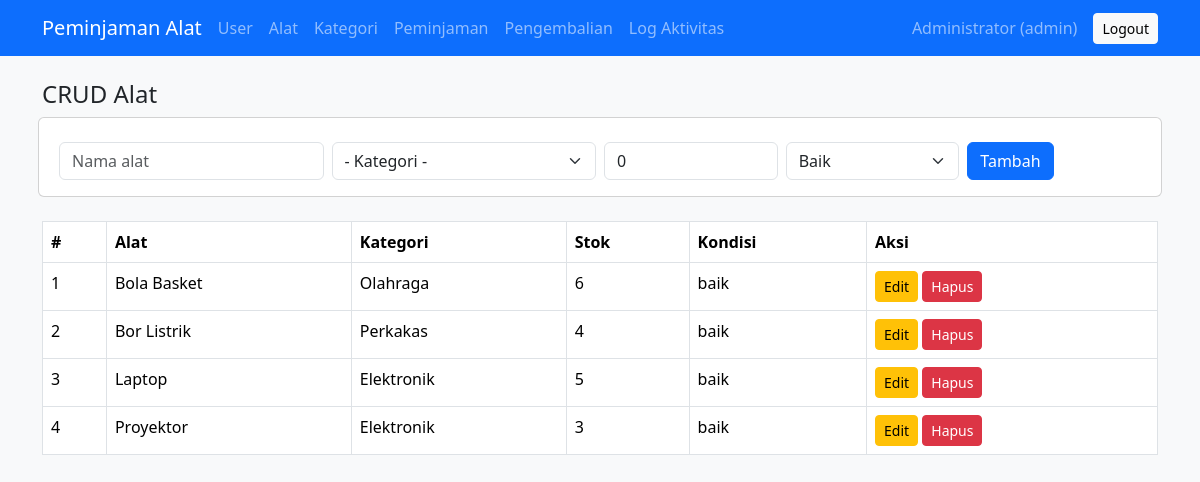
Screenshot of /admin/alat.php (signed in) with the database file from the repository.
### tables this page shows
CREATE TABLE alat(
 id INT AUTO_INCREMENT PRIMARY KEY, nama_alat VARCHAR(100) NOT NULL,
 kategori_id INT NULL, stok INT NOT NULL DEFAULT 0,
 kondisi ENUM('baik','rusak ringan','rusak berat') DEFAULT 'baik',
 FOREIGN KEY (kategori_id) REFERENCES kategori(id) ON DELETE SET NULL);

CREATE TABLE kategori(
 id INT AUTO_INCREMENT PRIMARY KEY, nama_kategori VARCHAR(100) NOT NULL);

### admin/alat.php (the view, shortened to what this page needs)
<?php
require '../config.php';
$edit = isset($_GET['edit']) ? q("SELECT * FROM alat WHERE id=?", [(int)$_GET['edit']], 'i')->fetch_assoc() : null;
$rows = q("SELECT a.*, k.nama_kategori FROM alat a LEFT JOIN kategori k ON k.id=a.kategori_id ORDER BY a.nama_alat")->fetch_all(MYSQLI_ASSOC);
$kat = pilih("SELECT id, nama_kategori AS label FROM kategori ORDER BY nama_kategori");
$judul = 'CRUD Alat';
include '../inc/header.php';
?>
<form method="post" class="card card-body mb-4 row g-2 flex-row">
  <div class="col-md-3"><input name="nama_alat" class="form-control" placeholder="Nama alat" value="<?= e($edit['nama_alat'] ?? '') ?>" required></div>
  <div class="col-md-3"><select name="kategori_id" class="form-select">
      <option value="0">- Kategori -</option><?php opt($kat, $edit['kategori_id'] ?? '') ?>
    </select></div>
  <div class="col-md-2"><input type="number" min="0" name="stok" class="form-control" placeholder="Stok" value="<?= e($edit['stok'] ?? 0) ?>" required></div>
  <div class="col-md-2"><select name="kondisi" class="form-select"><?php opt(['baik' => 'Baik', 'rusak ringan' => 'Rusak ringan', 'rusak berat' => 'Rusak berat'], $edit['kondisi'] ?? '') ?></select></div>
  <div class="col-md-2"><button class="btn btn-primary"><?= $edit ? 'Update' : 'Tambah' ?></button></div>
</form>
<table class="table table-bordered bg-white">
  <thead>
    <tr>
      <th>#</th>
      <th>Alat</th>
      <th>Kategori</th>
      <th>Stok</th>
      <th>Kondisi</th>
      <th>Aksi</th>
    </tr>
  </thead>
  <tbody>
    <?php foreach ($rows as $i => $r): ?><tr>
        <td><?= $i + 1 ?></td>
        <td><?= e($r['nama_alat']) ?></td>
        <td><?= e($r['nama_kategori']) ?></td>
        <td><?= $r['stok'] ?></td>
        <td><?= e($r['kondisi']) ?></td>
        <td><a class="btn btn-sm btn-warning" href="?edit=<?= $r['id'] ?>">Edit</a>
          <form method="post" class="d-inline" onsubmit="return confirm('Hapus?')"><input type="hidden" name="id" value="<?= $r['id'] ?>"><button name="hapus" class="btn btn-sm btn-danger">Hapus</button></form>
        </td>
      </tr><?php endforeach ?>
  </tbody>
</table>
<?php include '../inc/footer.php'; ?>

### inc/header.php (shortened to what this page needs)
<?php
$u = $_SESSION['user'];
$r = $u['role'];
$menu = [
    'admin' => ['admin/user.php' => 'User', 'admin/alat.php' => 'Alat', 'admin/kategori.php' => 'Kategori', 'admin/peminjaman.php' => 'Peminjaman', 'admin/pengembalian.php' => 'Pengembalian', 'admin/log.php' => 'Log Aktivitas'],
    'petugas' => ['petugas/persetujuan.php' => 'Persetujuan', 'petugas/pemantauan.php' => 'Pemantauan Pengembalian', 'petugas/laporan.php' => 'Laporan'],
    'peminjam' => ['peminjam/alat.php' => 'Daftar Alat', 'peminjam/ajukan.php' => 'Ajukan Peminjaman', 'peminjam/pengembalian.php' => 'Pengembalian'],
];
?>
<!DOCTYPE html>
<html lang="id">
<head>
    <link href="https://cdn.jsdelivr.net/npm/bootstrap@5.3.3/dist/css/bootstrap.min.css" rel="stylesheet">
</head>
<body class="bg-light">
    <nav class="navbar navbar-dark bg-primary d-print-none">
        <div class="container">
            <a class="navbar-brand" href="<?= BASE ?>index.php">Peminjaman Alat</a>
            <ul class="navbar-nav flex-row flex-wrap gap-3 me-auto">
                <?php foreach ($menu[$r] as $f => $l): ?><li class="nav-item"><a class="nav-link" href="<?= BASE . $f ?>"><?= $l ?></a></li><?php endforeach ?>
            </ul>
            <span class="navbar-text me-3"><?= e($u['nama']) ?> (<?= $r ?>)</span>
            <a class="btn btn-sm btn-light" href="<?= BASE ?>logout.php">Logout</a>
        </div>
    </nav>
    <div class="container py-4">
        <h4 class="mb-3"><?= e($judul ?? '') ?></h4><?php flash() ?>

### config.php (shortened to what this page needs)
<?php
$conn = new mysqli('localhost', 'root', '', 'db_peminjaman_alat');
$conn->set_charset('utf8mb4');
function e($s)
{
    return htmlspecialchars((string)$s, ENT_QUOTES, 'UTF-8');
}
function q($sql, $p = [], $t = '')
{
    global $conn;
    $st = $conn->prepare($sql);
    $st->execute();
    $r = $st->get_result();
    return $r === false ? $st : $r;
}
function opt($arr, $sel = '')
{
    foreach ($arr as $v => $l) echo '<option value="' . e($v) . '"' . ((string)$v === (string)$sel ? ' selected' : '') . '>' . e($l) . '</option>';
}

### inc/footer.php (shortened to what this page needs)
</body>
</html>

### rows the page displays
alat: nama_alat "Bola Basket", kategori.nama_kategori "Olahraga", stok "6", kondisi "baik"
alat: nama_alat "Bor Listrik", kategori.nama_kategori "Perkakas", stok "4", kondisi "baik"
alat: nama_alat "Laptop", kategori.nama_kategori "Elektronik", stok "5", kondisi "baik"
alat: nama_alat "Proyektor", kategori.nama_kategori "Elektronik", stok "3", kondisi "baik"

### other values shown
$l "User"
$l "Alat"
$l "Kategori"
$l "Peminjaman"
$l "Pengembalian"
$l "Log Aktivitas"
$u['nama'] "Administrator"
$r "admin"
$judul "CRUD Alat"
form field kondisi "Baik"
